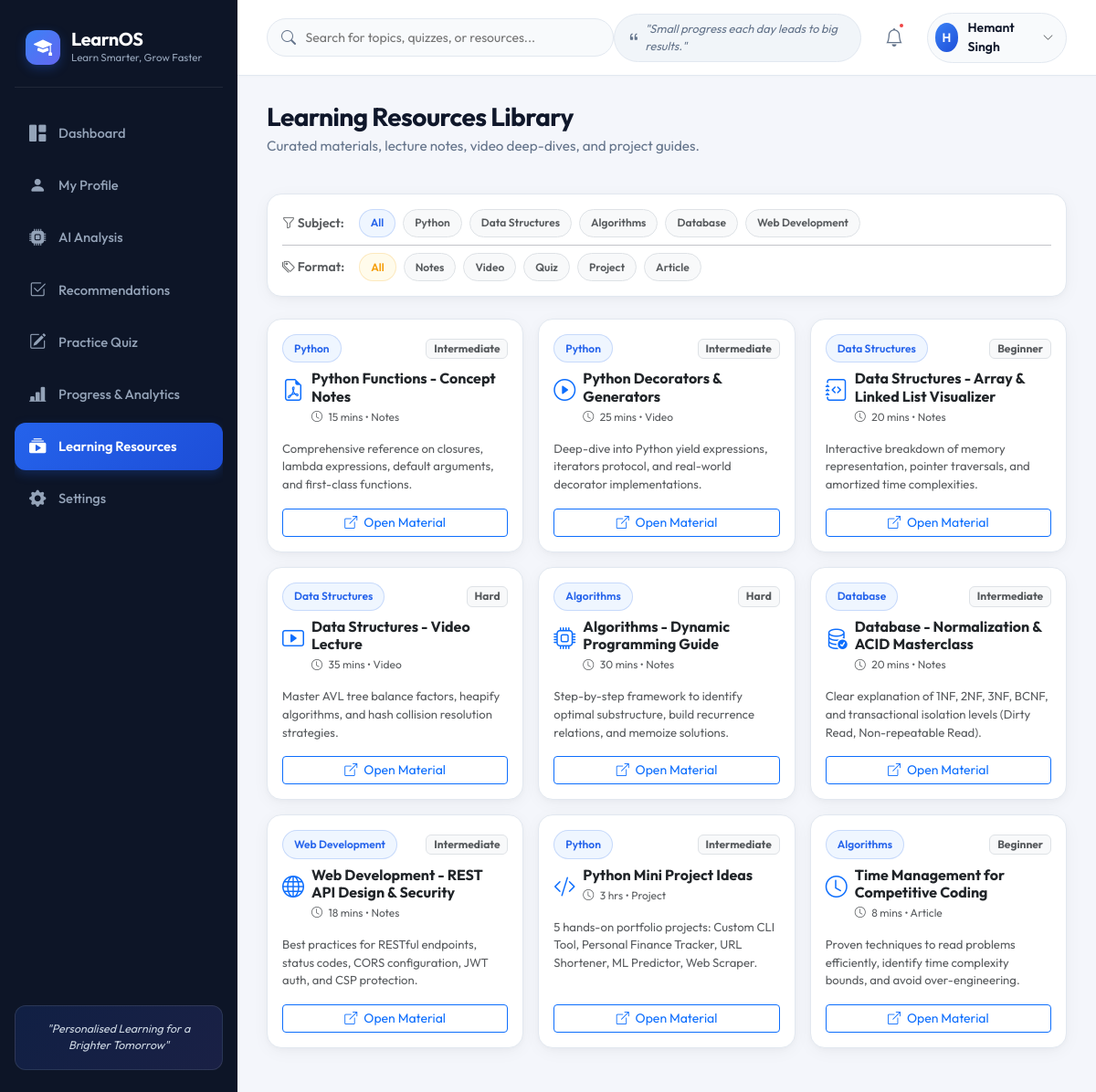
/resources (signed in), run on the app's committed database.
### database/models.py (models this page shows, shortened)
class User(db.Model):
    __tablename__ = "users"
    id = db.Column(db.Integer, primary_key=True)
    name = db.Column(db.String(100), nullable=False)
    email = db.Column(db.String(120), unique=True, nullable=False, index=True)
    password_hash = db.Column(db.String(255), nullable=False)
    role = db.Column(db.String(20), default="student")
    created_at = db.Column(db.DateTime, default=utc_now)
    profile = db.relationship("StudentProfile", backref="user", uselist=False, cascade="all, delete-orphan")
    quiz_attempts = db.relationship("QuizAttempt", backref="user", lazy="dynamic", cascade="all, delete-orphan")
    goals = db.relationship("LearningGoal", backref="user", lazy="dynamic", cascade="all, delete-orphan")
    cluster_result = db.relationship("LearnerClusterResult", backref="user", uselist=False, cascade="all, delete-orphan")

class LearningResource(db.Model):
    __tablename__ = "learning_resources"
    id = db.Column(db.Integer, primary_key=True)
    title = db.Column(db.String(200), nullable=False)
    description = db.Column(db.Text, nullable=False)
    subject = db.Column(db.String(50), nullable=False, index=True)
    resource_type = db.Column(db.String(50), default="Notes")  # Notes, Video, Quiz, Article, Project
    difficulty = db.Column(db.String(20), default="Beginner")
    estimated_time = db.Column(db.String(50), default="15 mins")
    link = db.Column(db.String(255), default="#")
    icon = db.Column(db.String(50), default="bi-book")
    content_summary = db.Column(db.Text, default="")

### routes/resources.py (the view)
@resources_bp.route("/resources")
@login_required
def index():
    user = get_current_user()
    if not user:
        return redirect(url_for("auth.login"))
    subject_filter = request.args.get("subject", "All")
    type_filter = request.args.get("type", "All")
    query = LearningResource.query
    if subject_filter and subject_filter != "All":
        query = query.filter_by(subject=subject_filter)
    if type_filter and type_filter != "All":
        query = query.filter_by(resource_type=type_filter)
    resources = query.all()
    subjects = ["All", "Python", "Data Structures", "Algorithms", "Database", "Web Development"]
    types = ["All", "Notes", "Video", "Quiz", "Project", "Article"]
    return render_template(
        "resources.html",
        user=user,
        profile=user.profile,
        resources=resources,
        subjects=subjects,
        types=types,
        selected_subject=subject_filter,
        selected_type=type_filter,
        current_date=datetime.now().strftime("%B %d, %Y")
    )

### routes/auth.py (called while the page is built)
def login_required(f):
    @wraps(f)
    def decorated_function(*args, **kwargs):
        if "user_id" not in session:
            flash("Please log in to access this page.", "warning")
            return redirect(url_for("auth.login"))
        return f(*args, **kwargs)
    return decorated_function

def get_current_user():
    if "user_id" in session:
        return db.session.get(User, session["user_id"])
    return None

### templates/resources.html (shortened to what this page needs)
{% extends "base.html" %}
{% block content %}
<div class="d-flex justify-content-between align-items-center flex-wrap gap-2 mb-4">
  <div>
    <h1 class="welcome-title">Learning Resources Library</h1>
    <p class="welcome-subtitle">Curated materials, lecture notes, video deep-dives, and project guides.</p>
  </div>
</div>
<div class="card-custom mb-4 p-3">
  <div class="d-flex flex-wrap gap-2 align-items-center">
    <span class="text-muted small fw-semibold me-2"><i class="bi bi-funnel"></i> Subject:</span>
    {% for s in subjects %}
    <a href="{{ url_for('resources.index', subject=s, type=selected_type) }}"
       class="badge-custom {% if selected_subject == s or (s == 'All' and not selected_subject) %}badge-primary{% else %}badge-secondary bg-light text-muted border{% endif %} text-decoration-none">
      {{ s }}
    </a>
    {% endfor %}
  </div>
  <hr class="my-2">
  <div class="d-flex flex-wrap gap-2 align-items-center">
    <span class="text-muted small fw-semibold me-2"><i class="bi bi-tags"></i> Format:</span>
    {% for t in types %}
    <a href="{{ url_for('resources.index', subject=selected_subject, type=t) }}"
       class="badge-custom {% if selected_type == t or (t == 'All' and not selected_type) %}badge-warning{% else %}badge-secondary bg-light text-muted border{% endif %} text-decoration-none">
      {{ t }}
    </a>
    {% endfor %}
  </div>
</div>
<div class="row g-3">
  {% for res in resources %}
  <div class="col-12 col-md-6 col-xl-4">
    <div class="card-custom h-100 d-flex flex-column justify-content-between p-3 hover-shadow transition">
      <div>
        <div class="d-flex justify-content-between align-items-center mb-2">
          <span class="badge-custom badge-primary small">{{ res.subject }}</span>
          <span class="badge bg-light text-muted border small">{{ res.difficulty }}</span>
        </div>
        <div class="d-flex align-items-start gap-2 mb-2">
          <i class="bi {{ res.icon }} fs-4 text-primary mt-1"></i>
          <div>
            <h6 class="fw-bold text-dark mb-1">{{ res.title }}</h6>
            <div class="text-muted small mb-2" style="font-size: 0.75rem;">
              <i class="bi bi-clock me-1"></i> {{ res.estimated_time }} • {{ res.resource_type }}
            </div>
          </div>
        </div>
        <p class="text-muted small mb-3" style="font-size: 0.82rem; line-height: 1.5;">
          {{ res.description }}
        </p>
      </div>
      <div>
        <button class="btn btn-sm btn-outline-primary w-100 view-resource-btn"
                data-title="{{ res.title }}"
                data-subject="{{ res.subject }}"
                data-type="{{ res.resource_type }}"
                data-summary="{{ res.content_summary }}"
                data-bs-toggle="modal"
                data-bs-target="#resourcePreviewModal">
          <i class="bi bi-box-arrow-up-right me-1"></i> Open Material
        </button>
      </div>
    </div>
  </div>
  {% endfor %}
</div>
{% endblock %}

### templates/base.html (shortened to what this page needs)
<!DOCTYPE html>
<html lang="en">
<head>
  <link href="https://cdn.jsdelivr.net/npm/bootstrap@5.3.2/dist/css/bootstrap.min.css" rel="stylesheet">
  <link href="https://cdn.jsdelivr.net/npm/bootstrap-icons@1.11.3/font/bootstrap-icons.min.css" rel="stylesheet">
  <link rel="stylesheet" href="{{ url_for('static', filename='css/style.css') }}">
</head>
<body>
<div class="app-container">
  <aside class="app-sidebar" id="appSidebar">
    <a href="{{ url_for('dashboard.index') }}" class="sidebar-brand">
      <div class="brand-icon">
        <i class="bi bi-mortarboard-fill"></i>
      </div>
      <div>
        <div class="brand-title">LearnOS</div>
        <div class="brand-subtitle">Learn Smarter, Grow Faster</div>
      </div>
    </a>
    <nav class="sidebar-nav">
      <a href="{{ url_for('dashboard.index') }}" class="nav-link-item {% if request.endpoint == 'dashboard.index' %}active{% endif %}">
        <i class="bi bi-grid-1x2-fill"></i>
        <span>Dashboard</span>
      </a>
      <a href="{{ url_for('profile.index') }}" class="nav-link-item {% if request.endpoint == 'profile.index' %}active{% endif %}">
        <i class="bi bi-person-fill"></i>
        <span>My Profile</span>
      </a>
      <a href="{{ url_for('analysis.index') }}" class="nav-link-item {% if request.endpoint == 'analysis.index' %}active{% endif %}">
        <i class="bi bi-cpu-fill"></i>
        <span>AI Analysis</span>
      </a>
      <a href="{{ url_for('recommendations.index') }}" class="nav-link-item {% if request.endpoint == 'recommendations.index' %}active{% endif %}">
        <i class="bi bi-check2-square"></i>
        <span>Recommendations</span>
      </a>
      <a href="{{ url_for('quiz.index') }}" class="nav-link-item {% if 'quiz' in request.endpoint %}active{% endif %}">
        <i class="bi bi-pencil-square"></i>
        <span>Practice Quiz</span>
      </a>
      <a href="{{ url_for('progress.index') }}" class="nav-link-item {% if request.endpoint == 'progress.index' %}active{% endif %}">
        <i class="bi bi-bar-chart-line-fill"></i>
        <span>Progress & Analytics</span>
      </a>
      <a href="{{ url_for('resources.index') }}" class="nav-link-item {% if request.endpoint == 'resources.index' %}active{% endif %}">
        <i class="bi bi-collection-play-fill"></i>
        <span>Learning Resources</span>
      </a>
      <a href="{{ url_for('settings.index') }}" class="nav-link-item {% if request.endpoint == 'settings.index' %}active{% endif %}">
        <i class="bi bi-gear-fill"></i>
        <span>Settings</span>
      </a>
    </nav>
    <div class="sidebar-footer-card">
      <p>"Personalised Learning for a Brighter Tomorrow"</p>
    </div>
  </aside>
  <div class="app-main">
    <header class="app-topbar">
      <div class="d-flex align-items-center gap-3">
        <div class="search-input-wrapper">
          <i class="bi bi-search"></i>
          <input type="text" class="search-input" placeholder="Search for topics, quizzes, or resources..." id="globalSearchInput">
        </div>
      </div>
      <div class="topbar-right">
        <div class="quote-pill d-none d-lg-flex">
          <i class="bi bi-quote"></i>
          <span>"Small progress each day leads to big results."</span>
        </div>
        <button class="notif-btn" title="Notifications">
          <i class="bi bi-bell"></i>
          <span class="notif-dot"></span>
        </button>
        {% if current_user %}
        <div class="dropdown">
          <div class="user-profile-pill" data-bs-toggle="dropdown" aria-expanded="false">
            <div class="avatar-circle">
              {{ current_user.name[0] | upper }}
            </div>
            <span class="user-pill-name d-none d-sm-inline">{{ current_user.name }}</span>
            <i class="bi bi-chevron-down text-muted" style="font-size: 0.75rem;"></i>
          </div>
        </div>
        {% else %}
        <a href="{{ url_for('auth.login') }}" class="btn btn-sm btn-primary-custom">Login</a>
        {% endif %}
      </div>
    </header>
    <main class="page-body">
      {% block content %}{% endblock %}
    </main>
  </div>
</div>
</body>
</html>

### data on the page
User: name "H", name "Hemant Singh"
LearningResource: subject "Python", difficulty "Intermediate", title "Python Functions - Concept Notes", estimated_time "15 mins", resource_type "Notes", description "Comprehensive reference on closures, lambda expressions, default arguments, and first-class functions."
LearningResource: subject "Python", difficulty "Intermediate", title "Python Decorators & Generators", estimated_time "25 mins", resource_type "Video", description "Deep-dive into Python yield expressions, iterators protocol, and real-world decorator implementations."
LearningResource: subject "Data Structures", difficulty "Beginner", title "Data Structures - Array & Linked List Visualizer", estimated_time "20 mins", resource_type "Notes", description "Interactive breakdown of memory representation, pointer traversals, and amortized time complexities."
LearningResource: subject "Data Structures", difficulty "Hard", title "Data Structures - Video Lecture", estimated_time "35 mins", resource_type "Video", description "Master AVL tree balance factors, heapify algorithms, and hash collision resolution strategies."
LearningResource: subject "Algorithms", difficulty "Hard", title "Algorithms - Dynamic Programming Guide", estimated_time "30 mins", resource_type "Notes", description "Step-by-step framework to identify optimal substructure, build recurrence relations, and memoize solutions."
LearningResource: subject "Database", difficulty "Intermediate", title "Database - Normalization & ACID Masterclass", estimated_time "20 mins", resource_type "Notes", description "Clear explanation of 1NF, 2NF, 3NF, BCNF, and transactional isolation levels (Dirty Read, Non-repeatable Read)."
LearningResource: subject "Web Development", difficulty "Intermediate", title "Web Development - REST API Design & Security", estimated_time "18 mins", resource_type "Notes", description "Best practices for RESTful endpoints, status codes, CORS configuration, JWT auth, and CSP protection."
LearningResource: subject "Python", difficulty "Intermediate", title "Python Mini Project Ideas", estimated_time "3 hrs", resource_type "Project", description "5 hands-on portfolio projects: Custom CLI Tool, Personal Finance Tracker, URL Shortener, ML Predictor, Web Scraper."
LearningResource: subject "Algorithms", difficulty "Beginner", title "Time Management for Competitive Coding", estimated_time "8 mins", resource_type "Article", description "Proven techniques to read problems efficiently, identify time complexity bounds, and avoid over-engineering."

### other printed values
{{ s }} "All" "Python" "Data Structures" "Algorithms" "Database" "Web Development"
{{ t }} "All" "Notes" "Video" "Quiz" "Project" "Article"
